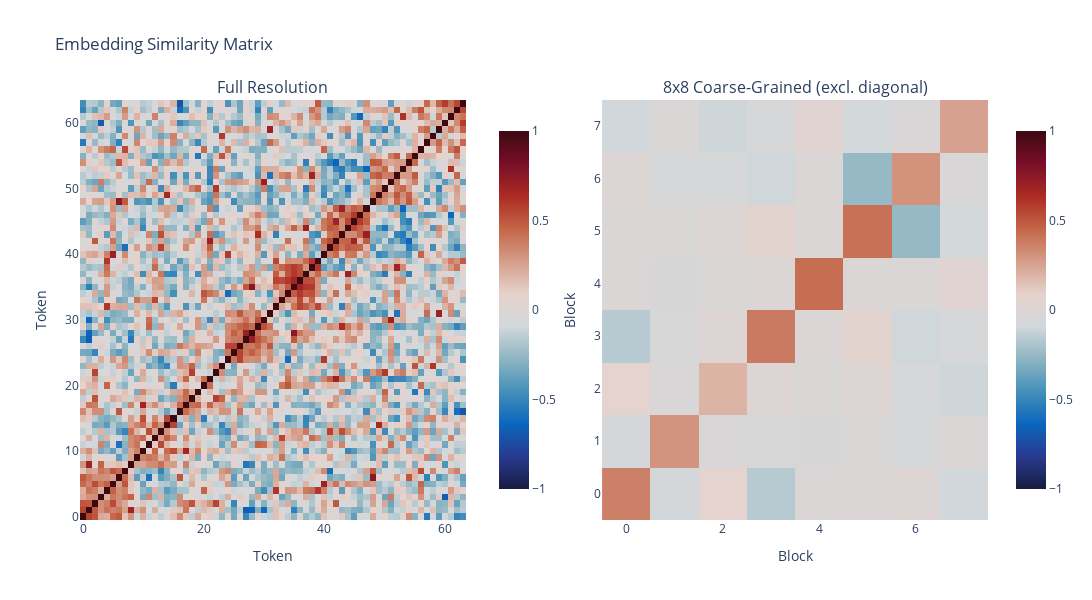

Write notebook code for a chart like this one.
### Code cell
import numpy as np
import plotly.graph_objects as go
from plotly.subplots import make_subplots

W_E = model.model.embed.W_E.detach().cpu().numpy()
W_E_normalized = W_E / np.linalg.norm(W_E, axis=1, keepdims=True)

# Compute the full matrix
full_matrix = W_E_normalized @ W_E_normalized.T

# Coarse-grain to 8x8 by taking block averages (excluding diagonal)
n = full_matrix.shape[0]
block_size = n // 8
coarse_matrix = np.zeros((8, 8))

for i in range(8):
    for j in range(8):
        i_start, i_end = i * block_size, (i + 1) * block_size
        j_start, j_end = j * block_size, (j + 1) * block_size
        block = full_matrix[i_start:i_end, j_start:j_end]
        
        # Create mask to exclude diagonal elements
        if i == j:
            # For diagonal blocks, exclude the diagonal
            mask = ~np.eye(block.shape[0], dtype=bool)
            coarse_matrix[i, j] = block[mask].mean()
        else:
            # For off-diagonal blocks, use all elements
            coarse_matrix[i, j] = block.mean()

# Create side-by-side subplots
fig = make_subplots(
    rows=1, cols=2,
    subplot_titles=('Full Resolution', '8x8 Coarse-Grained (excl. diagonal)'),
    horizontal_spacing=0.15
)

# Add full resolution heatmap
fig.add_trace(
    go.Heatmap(
        z=full_matrix,
        colorscale='balance',
        zmin=-1,
        zmax=1,
        showscale=True,
        colorbar=dict(x=0.45, len=0.9)
    ),
    row=1, col=1
)

# Add coarse-grained heatmap
fig.add_trace(
    go.Heatmap(
        z=coarse_matrix,
        colorscale='balance',
        zmin=-1,
        zmax=1,
        showscale=True,
        colorbar=dict(x=1.02, len=0.9)
    ),
    row=1, col=2
)

# Update layout
fig.update_layout(
    width=1200,
    height=600,
    title_text="Embedding Similarity Matrix"
)

# Update axes
fig.update_xaxes(title_text="Token", row=1, col=1)
fig.update_yaxes(title_text="Token", row=1, col=1)
fig.update_xaxes(title_text="Block", row=1, col=2)
fig.update_yaxes(title_text="Block", row=1, col=2)

fig.show()

### Figure 1 — Plotly figure (JSON) as saved in the notebook; plotly's stock layout.template omitted (floating-point values rounded to 4 significant figures; data arrays with more than 128 entries replaced by an {"elided": "..."} marker saying what was removed)
{"data": [{"colorbar": {"len": 0.9, "x": 0.45}, "colorscale": [[0, "rgb(23, 28, 66)"], [0.09091, "rgb(41, 58, 143)"], [0.1818, "rgb(11, 102, 189)"], [0.2727, "rgb(69, 144, 185)"], [0.3636, "rgb(142, 181, 194)"], [0.4545, "rgb(210, 216, 219)"], [0.5455, "rgb(230, 210, 204)"], [0.6364, "rgb(213, 157, 137)"], [0.7273, "rgb(196, 101, 72)"], [0.8182, "rgb(172, 43, 36)"], [0.9091, "rgb(120, 14, 40)"], [1, "rgb(60, 9, 17)"]], "showscale": true, "type": "heatmap", "xaxis": "x", "yaxis": "y", "z": {"elided": "64x64 float values"}, "zmax": 1, "zmin": -1}, {"colorbar": {"len": 0.9, "x": 1.02}, "colorscale": [[0, "rgb(23, 28, 66)"], [0.09091, "rgb(41, 58, 143)"], [0.1818, "rgb(11, 102, 189)"], [0.2727, "rgb(69, 144, 185)"], [0.3636, "rgb(142, 181, 194)"], [0.4545, "rgb(210, 216, 219)"], [0.5455, "rgb(230, 210, 204)"], [0.6364, "rgb(213, 157, 137)"], [0.7273, "rgb(196, 101, 72)"], [0.8182, "rgb(172, 43, 36)"], [0.9091, "rgb(120, 14, 40)"], [1, "rgb(60, 9, 17)"]], "showscale": true, "type": "heatmap", "xaxis": "x2", "yaxis": "y2", "z": [[0.3666, -0.07387, 0.06909, -0.1632, -0.02012, -0.0178, 0.006918, -0.0939], [-0.07387, 0.301, -0.03281, -0.04947, -0.04267, -0.02442, -0.06221, -0.01724], [0.06909, -0.03281, 0.1933, 0.007629, -0.02865, 0.003765, -0.05073, -0.09982], [-0.1632, -0.04947, 0.007629, 0.3856, -0.01346, 0.05408, -0.0966, -0.06538], [-0.02012, -0.04267, -0.02865, -0.01346, 0.4258, -0.02098, -0.02203, 0.02433], [-0.0178, -0.02442, 0.003765, 0.05408, -0.02098, 0.4152, -0.2495, -0.08216], [0.006918, -0.06221, -0.05073, -0.0966, -0.02203, -0.2495, 0.3084, -0.0381], [-0.0939, -0.01724, -0.09982, -0.06538, 0.02433, -0.08216, -0.0381, 0.2573]], "zmax": 1, "zmin": -1}], "layout": {"annotations": [{"font": {"size": 16}, "showarrow": false, "text": "Full Resolution", "x": 0.2125, "xanchor": "center", "xref": "paper", "y": 1, "yanchor": "bottom", "yref": "paper"}, {"font": {"size": 16}, "showarrow": false, "text": "8x8 Coarse-Grained (excl. diagonal)", "x": 0.7875, "xanchor": "center", "xref": "paper", "y": 1, "yanchor": "bottom", "yref": "paper"}], "height": 600, "title": {"text": "Embedding Similarity Matrix"}, "width": 1200, "xaxis": {"anchor": "y", "domain": [0, 0.425], "title": {"text": "Token"}}, "xaxis2": {"anchor": "y2", "domain": [0.575, 1], "title": {"text": "Block"}}, "yaxis": {"anchor": "x", "domain": [0, 1], "title": {"text": "Token"}}, "yaxis2": {"anchor": "x2", "domain": [0, 1], "title": {"text": "Block"}}}}
